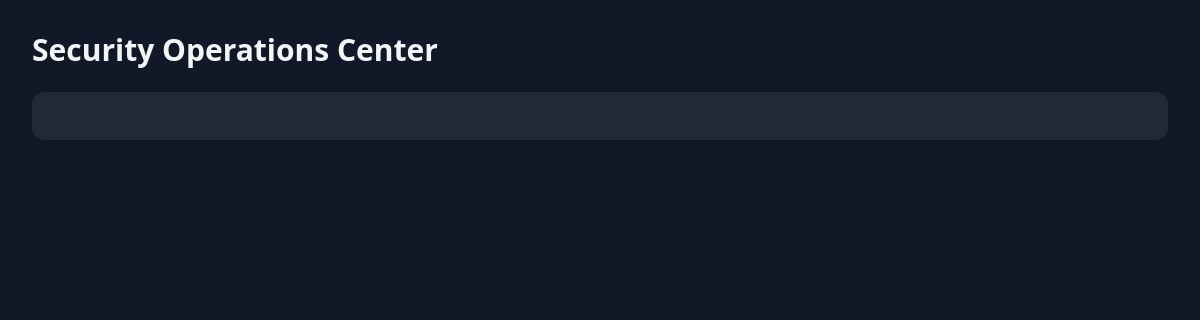
The page /logs (signed in) on the database as committed earlier.
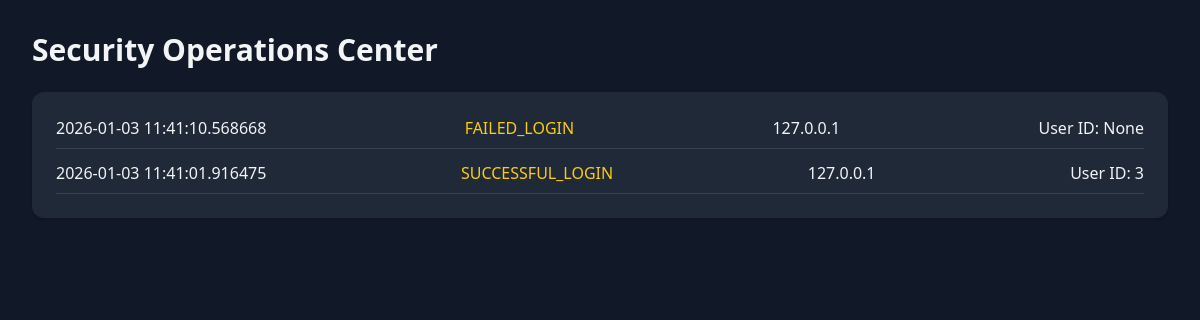
The same page on the database as committed later.
### app/models.py (models this page shows)
class Securitylog(db.Model):
    id=db.Column(db.Integer, primary_key=True)
    event_type=db.Column(db.String(100))
    user_id=db.Column(db.Integer)
    ip_address=db.Column(db.String(50))
    timestamp=db.Column(db.DateTime, default=datetime.utcnow)

### app/app.py (the view)
@app.route("/logs")
def logs():
    if "user_id" not in session:
        return redirect(url_for("login"))
    user=User.query.get(session["user_id"])
    if user.role!='admin':
        return 'Access denied',403
    records=Securitylog.query.order_by(Securitylog.timestamp.desc()).limit(50).all()
    return render_template("logs.html",records=records)

### app/templates/logs.html
{% extends "base.html" %}
{% block content %}
<div class="p-8">
  <h1 class="text-3xl font-bold mb-6">Security Operations Center</h1>
  <div class="bg-gray-800 p-6 rounded-xl shadow space-y-3">
    {% for log in records %}
      <div class="flex justify-between border-b border-gray-700 pb-2">
        <span>{{ log.timestamp }}</span>
        <span class="text-yellow-400">{{ log.event_type }}</span>
        <span>{{ log.ip_address }}</span>
        <span>User ID: {{ log.user_id }}</span>
      </div>
    {% endfor %}
  </div>
</div>
{% endblock %}

### app/templates/base.html (shortened to what this page needs)
<!DOCTYPE html>
<html lang="en">
<head>
  <script src="https://cdn.tailwindcss.com"></script>
</head>
<body class="bg-gray-900 text-gray-100">
  {% block content %}{% endblock %}
</body>
</html>

Rows that differ between the two databases and show on the page:
added Securitylog: timestamp "2026-01-03 11:41:10.568668", event_type "FAILED_LOGIN", ip_address "127.0.0.1", user_id "None"
added Securitylog: timestamp "2026-01-03 11:41:01.916475", event_type "SUCCESSFUL_LOGIN", ip_address "127.0.0.1", user_id "3"
